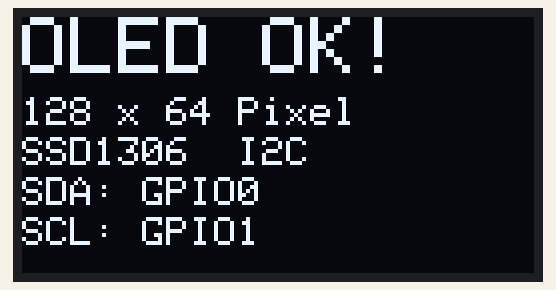
This sketch was run on a simulated ESP32-C6. On the bench: 128×64 one-colour display. What the sketch prints to the serial monitor is not drawn.

Above: at 0.6 s.
At 3.6 s:
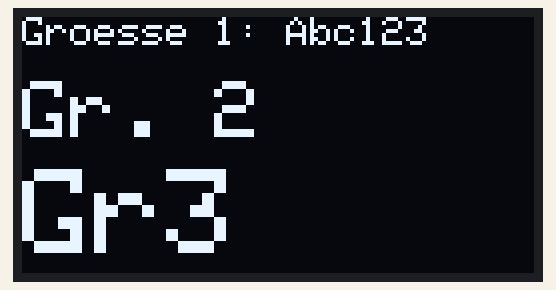
At 6.7 s:
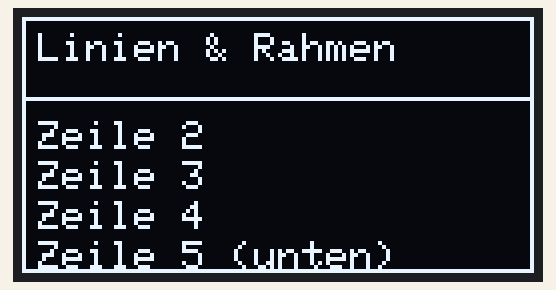
At 9.7 s:
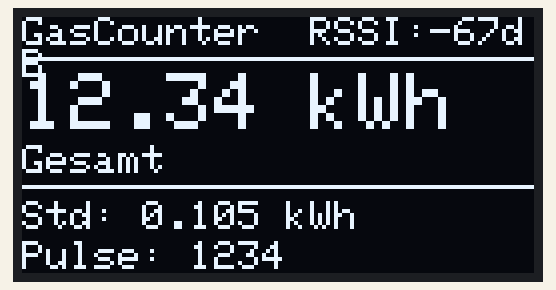
At 12.7 s:
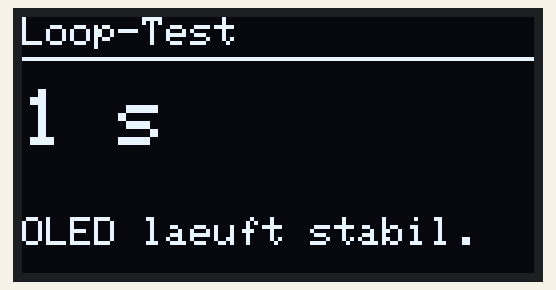
At 38.7 s:
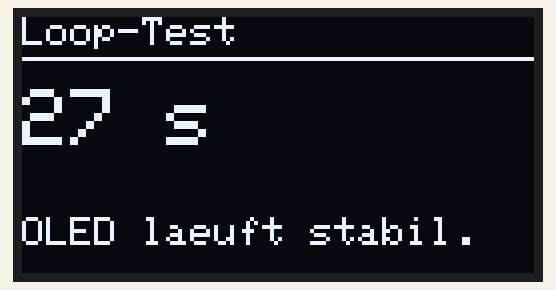

The sketch:

test_oled.ino
```cpp
#include <Wire.h>
#include <Adafruit_GFX.h>
#include <Adafruit_SSD1306.h>

#define OLED_SDA     0
#define OLED_SCL     1
#define OLED_ADDRESS 0x3C
#define SCREEN_W     128
#define SCREEN_H     64

Adafruit_SSD1306 display(SCREEN_W, SCREEN_H, &Wire, -1);

void setup() {
  Serial.begin(115200);
  delay(500);
  Serial.println("\n=== OLED Test ===");

  Wire.begin(OLED_SDA, OLED_SCL);

  if (!display.begin(SSD1306_SWITCHCAPVCC, OLED_ADDRESS)) {
    Serial.println("FEHLER: SSD1306 nicht gefunden!");
    Serial.println("Pruefe Verkabelung und I2C-Adresse (0x3C oder 0x3D)");
    while (true) delay(1000);
  }

  Serial.println("OLED OK");

  // --- Seite 1: Grundtext ---
  display.clearDisplay();
  display.setTextColor(SSD1306_WHITE);

  display.setTextSize(2);
  display.setCursor(0, 0);
  display.println("OLED OK!");

  display.setTextSize(1);
  display.setCursor(0, 20);
  display.println("128 x 64 Pixel");
  display.setCursor(0, 30);
  display.println("SSD1306  I2C");
  display.setCursor(0, 40);
  display.printf("SDA: GPIO%d", OLED_SDA);
  display.setCursor(0, 50);
  display.printf("SCL: GPIO%d", OLED_SCL);

  display.display();
  delay(3000);

  // --- Seite 2: Zeichengroessen ---
  display.clearDisplay();
  display.setTextSize(1);
  display.setCursor(0, 0);
  display.println("Groesse 1: Abc123");
  display.setTextSize(2);
  display.setCursor(0, 16);
  display.println("Gr. 2");
  display.setTextSize(3);
  display.setCursor(0, 38);
  display.println("Gr3");
  display.display();
  delay(3000);

  // --- Seite 3: Linien & Rahmen ---
  display.clearDisplay();
  display.drawRect(0, 0, SCREEN_W, SCREEN_H, SSD1306_WHITE);
  display.drawFastHLine(0, 20, SCREEN_W, SSD1306_WHITE);
  display.setTextSize(1);
  display.setCursor(4, 4);
  display.println("Linien & Rahmen");
  display.setCursor(4, 26);
  display.println("Zeile 2");
  display.setCursor(4, 36);
  display.println("Zeile 3");
  display.setCursor(4, 46);
  display.println("Zeile 4");
  display.setCursor(4, 56);
  display.println("Zeile 5 (unten)");
  display.display();
  delay(3000);

  // --- Seite 4: Simuliertes GasCounter-Layout ---
  display.clearDisplay();

  display.setTextSize(1);
  display.setCursor(0, 0);
  display.print("GasCounter");
  display.setCursor(72, 0);
  display.print("RSSI:-67dB");

  display.drawFastHLine(0, 10, SCREEN_W, SSD1306_WHITE);

  display.setTextSize(2);
  display.setCursor(0, 14);
  display.print("12.34 kWh");

  display.setTextSize(1);
  display.setCursor(0, 32);
  display.print("Gesamt");

  display.drawFastHLine(0, 42, SCREEN_W, SSD1306_WHITE);

  display.setCursor(0, 46);
  display.print("Std: 0.105 kWh");
  display.setCursor(0, 56);
  display.print("Pulse: 1234");

  display.display();
  delay(3000);
}

void loop() {
  // Laufender Zaehler zum Testen der Refresh-Rate
  static uint32_t count = 0;
  static uint32_t lastMs = 0;

  if ((uint32_t)(millis() - lastMs) >= 1000) {
    lastMs = millis();
    count++;

    display.clearDisplay();
    display.setTextSize(1);
    display.setCursor(0, 0);
    display.println("Loop-Test");
    display.drawFastHLine(0, 10, SCREEN_W, SSD1306_WHITE);
    display.setTextSize(2);
    display.setCursor(0, 18);
    display.printf("%u s", count);
    display.setTextSize(1);
    display.setCursor(0, 50);
    display.println("OLED laeuft stabil.");
    display.display();

    Serial.printf("Loop: %u s\n", count);
  }
}
```

Measured:
- what the display in image 0 shows lasts 3.0 s, from 0.6 s to 3.6 s
- what the display in image 4 shows lasts 1.0 s, from 12.7 s to 13.7 s
